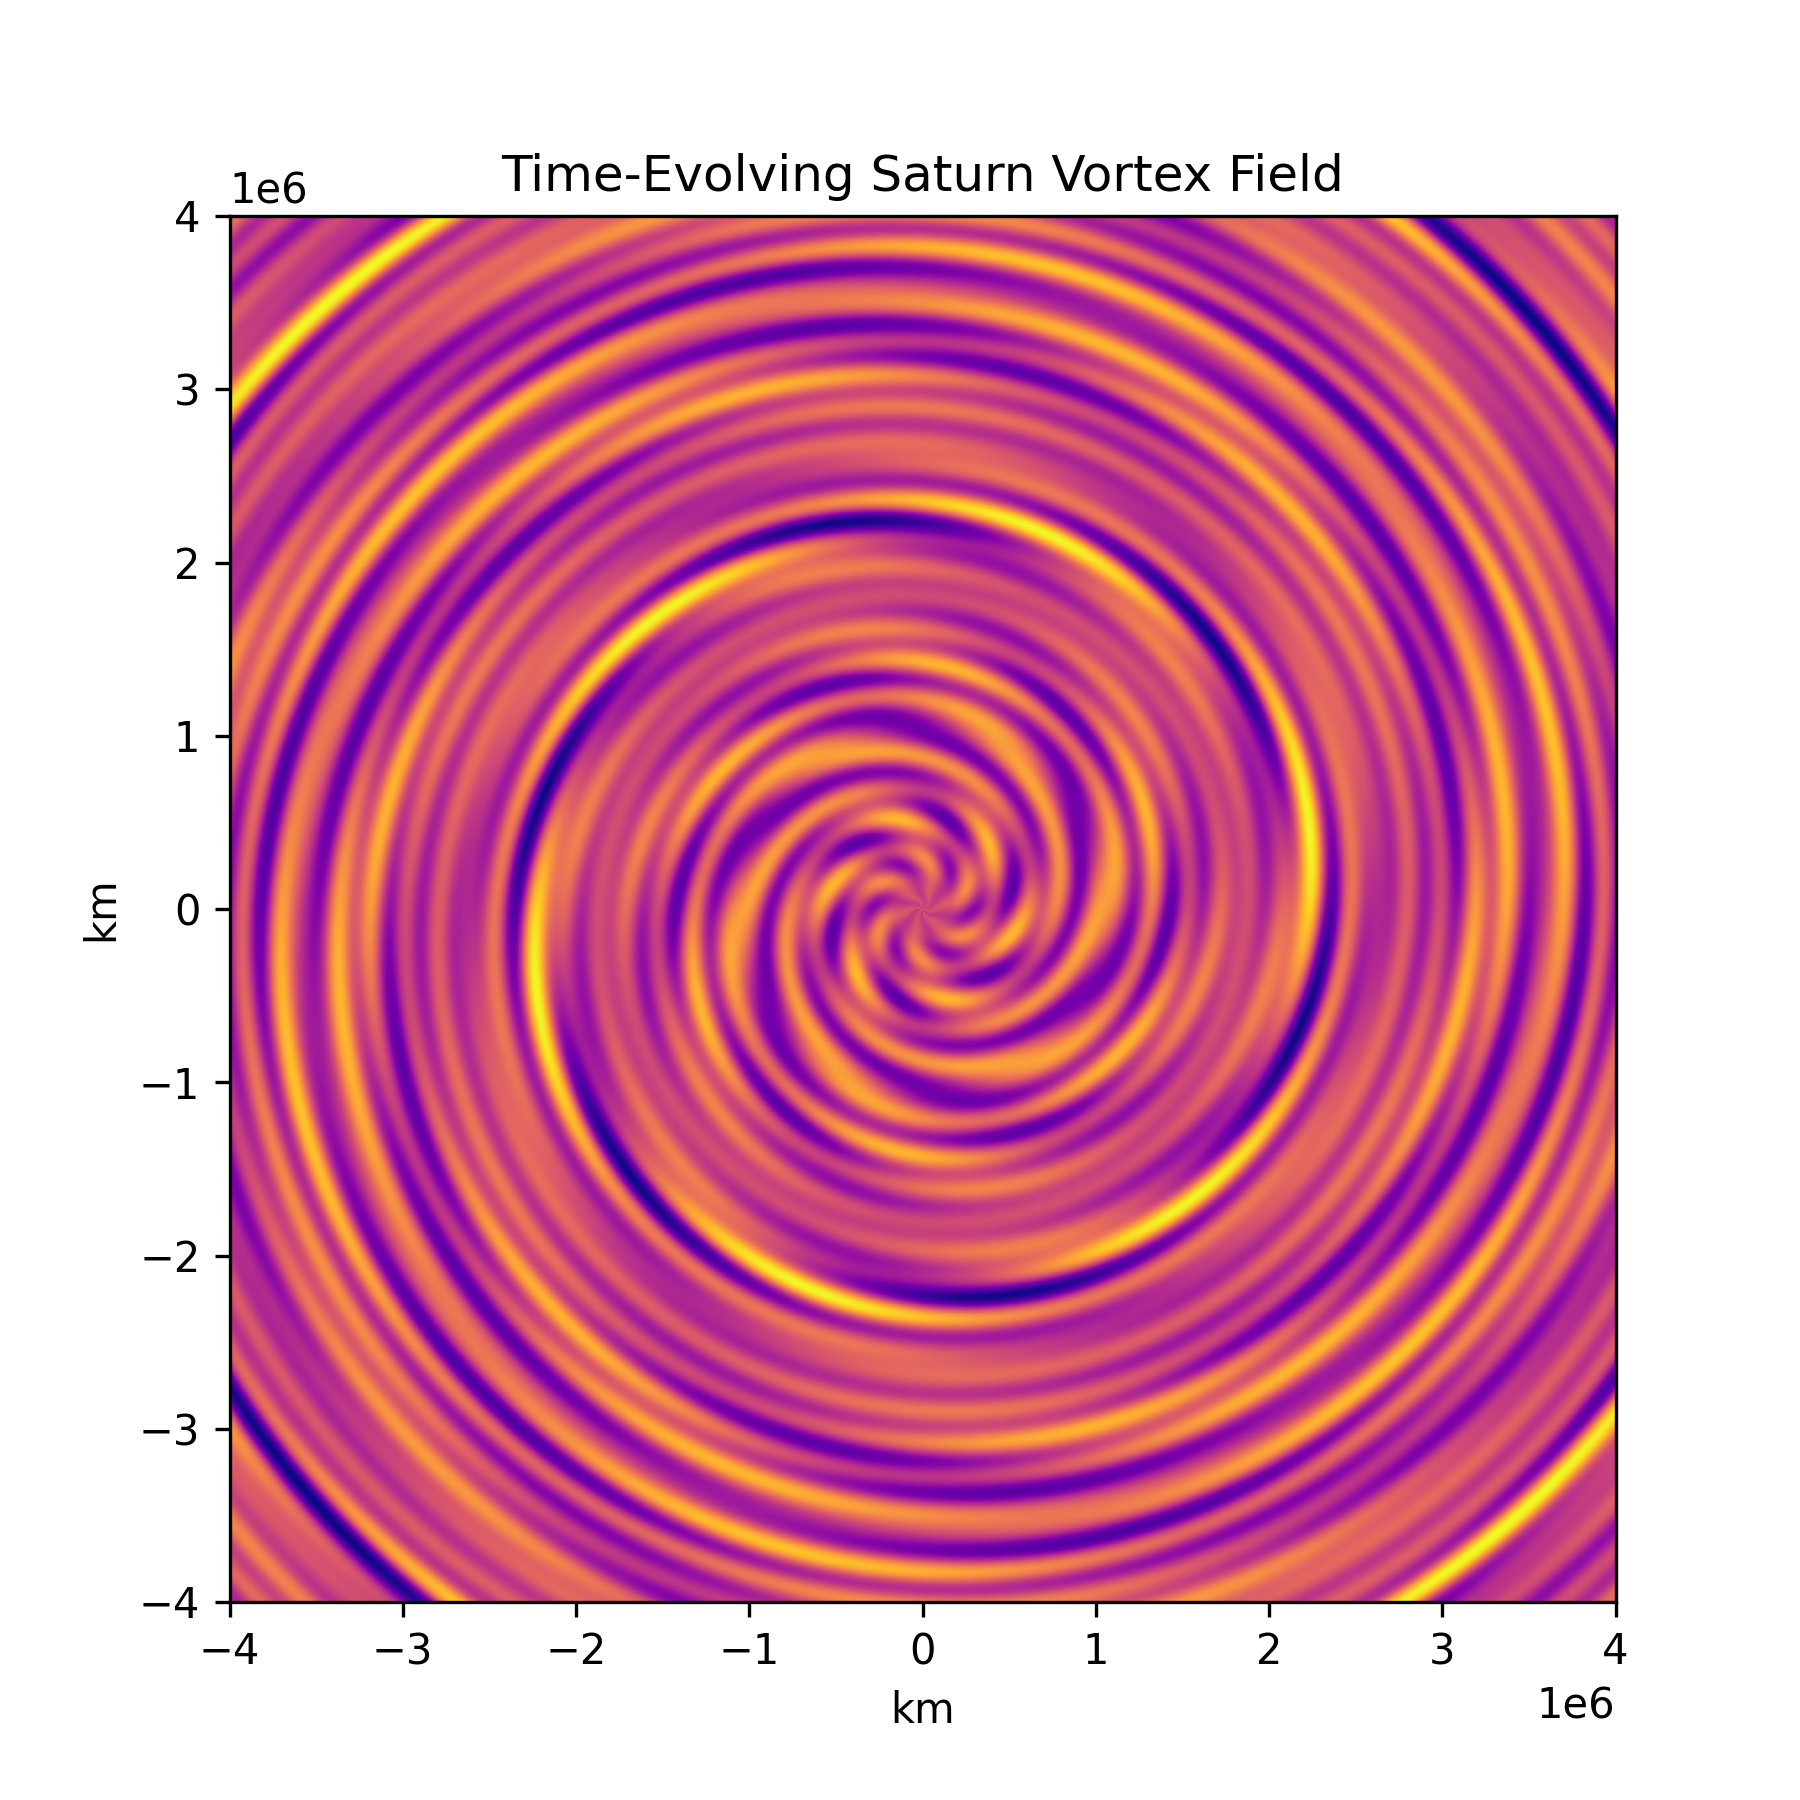

Write Python code to recreate this figure.
import numpy as np
import matplotlib.pyplot as plt
import matplotlib.animation as animation

# Spatial grid
L = 4e6  # km range
res = 600  # resolution
x = np.linspace(-L, L, res)
y = np.linspace(-L, L, res)
X, Y = np.meshgrid(x, y)
R = np.sqrt(X**2 + Y**2)
Theta = np.arctan2(Y, X)

# Moon data: orbital radii (km) and periods (days converted to seconds)
moons = {
    'Mimas': (185539, 0.942 * 86400),
    'Enceladus': (238042, 1.37 * 86400),
    'Tethys': (294672, 1.89 * 86400),
    'Dione': (377415, 2.74 * 86400),
    'Rhea': (527108, 4.52 * 86400),
    'Titan': (1221870, 15.95 * 86400)
}

# Convert to frequency (Hz)
frequencies = {moon: 1 / period for moon, (_, period) in moons.items()}

# Wave function generator with 6-fold azimuthal symmetry
def generate_wave(t):
    wave = np.zeros_like(R)
    for moon, (radius, period) in moons.items():
        f = 1 / period
        omega = 2 * np.pi * f
        k = 2 * np.pi / radius
        phase = omega * t
        wave += np.cos(k * R - phase + 6 * Theta)
    return wave

# Animation setup
fig, ax = plt.subplots(figsize=(6, 6))
cmap = plt.cm.plasma
im = ax.imshow(generate_wave(0), cmap=cmap, extent=(-L, L, -L, L), animated=True)
ax.set_title("Time-Evolving Saturn Vortex Field")
ax.set_xlabel("km")
ax.set_ylabel("km")

def update(frame):
    t = frame * 0.5 * 86400  # time step (in seconds)
    wave = generate_wave(t)
    im.set_array(wave)
    return [im]

ani = animation.FuncAnimation(fig, update, frames=120, interval=100, blit=True)

# Save animation (optional)
ani.save("saturn_vortex_evolution.mp4", fps=15, dpi=150)

plt.savefig("saturn_evolving_vortex_model.png", dpi=300)
